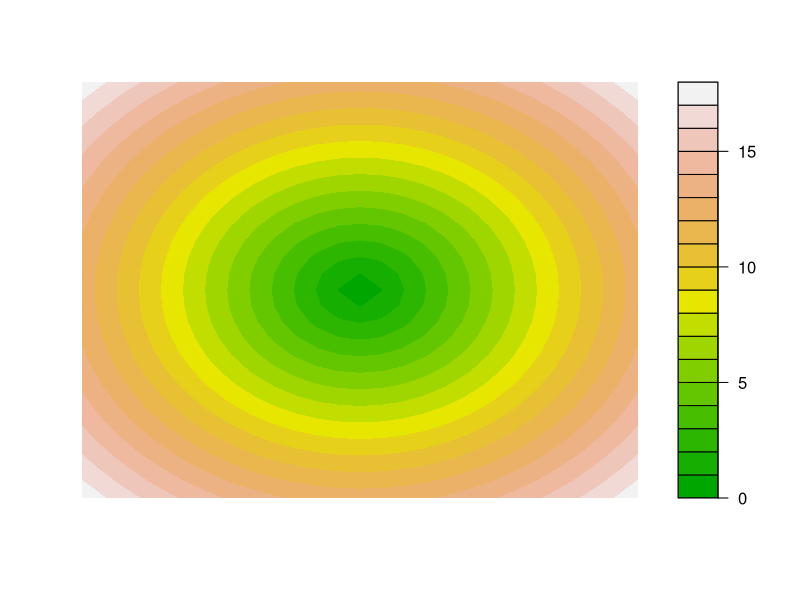
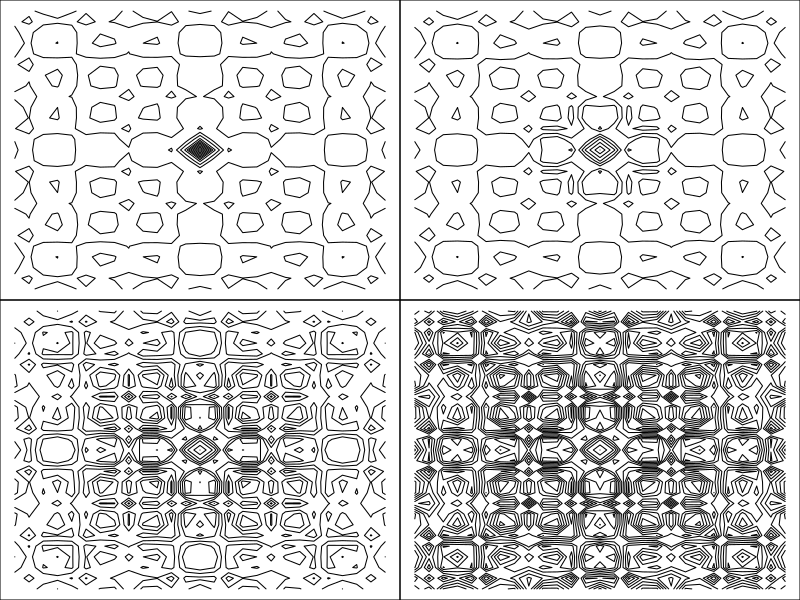
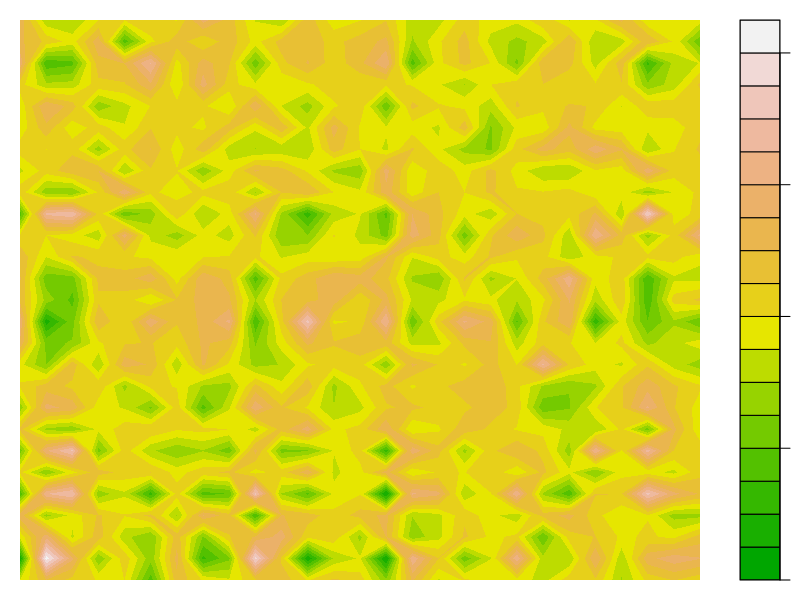

Reproduce these figures in R, in order.
# ------------------------------------------------------------------------------
# Matrices and contours
# Persian Rug Art
#Made changes
# ------------------------------------------------------------------------------
# outer is also possible as %o% compared to inner product %*%.
# also have kronecker
# ------------------------------------------------------------------------------
# Create vectors to provide the values for x and y calculations.
x <- y <- seq(-4*pi, 4*pi, len = 27)
# Calculate a function using the outer product of x and y and the function '+'.
r <- sqrt(outer(x^2, y^2, "+"))
# Visualise the values as a filled contour plot.
filled.contour(r, #axes = FALSE,
               color.palette = terrain.colors,
               frame.plot = FALSE, plot.axes = {})

# Run through a series of ordinary contour plots for different transformations.
par(mfrow = c(2, 2), mar = rep(0, 4))
for(f in pi^(0:3))
    contour(g <- cos(r^2)*exp(-r/f),
            drawlabels = FALSE, axes = FALSE, frame = TRUE)

# Try a random variable and solve it to see what we get.
par(mfrow=c(1, 1), mar=rep(1, 4))
s <- matrix(rbinom(27 * 27, size=10, prob=0.5), nrow=27, ncol=27)
t <- solve(s)
filled.contour(t, #axes = FALSE,
               color.palette = terrain.colors,
               frame.plot = FALSE, plot.axes = {})
